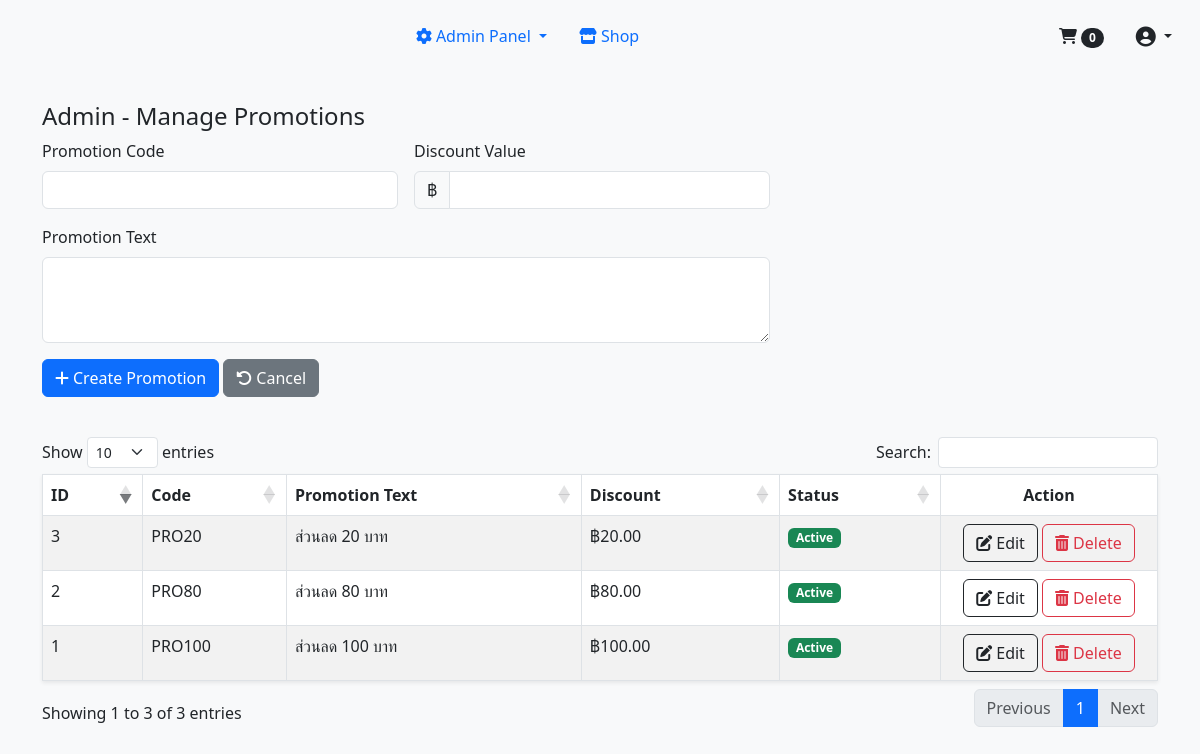
Page /promotion.php (signed in) on the committed database.
### tables this page shows
CREATE TABLE IF NOT EXISTS `promocodes` (
  `id` int NOT NULL AUTO_INCREMENT,
  `code` varchar(50) NOT NULL,
  `promotion_text` varchar(100) DEFAULT NULL,
  `discount_value` decimal(10,2) NOT NULL,
  `status` enum('active','inactive','expired') DEFAULT 'active',
  `created_at` timestamp NULL DEFAULT CURRENT_TIMESTAMP,
  PRIMARY KEY (`id`),
  UNIQUE KEY `code` (`code`)
);

### include/config.php (called while the page is built, shortened)
<?php
$base_url = 'http://localhost/shoppingcart';

### promotion.php (the view, shortened to what this page needs)
<?php
include 'include/config.php';
$query = mysqli_query($conn, "SELECT * FROM promocodes ORDER BY id DESC");
$rows = mysqli_num_rows($query);
?>
<!DOCTYPE html>
<html lang="en">
<head>
    <link href="<?php echo $base_url; ?>/assets/css/bootstrap.min.css" rel="stylesheet">
    <link href="<?php echo $base_url; ?>/assets/fontawesome/css/fontawesome.min.css" rel="stylesheet">
    <link href="<?php echo $base_url; ?>/assets/fontawesome/css/brands.min.css" rel="stylesheet">
    <link href="<?php echo $base_url; ?>/assets/fontawesome/css/solid.min.css" rel="stylesheet">
    <link rel="stylesheet" type="text/css" href="https://cdn.datatables.net/1.11.5/css/dataTables.bootstrap5.min.css">
    <link rel="stylesheet" type="text/css" href="https://cdn.datatables.net/responsive/2.2.9/css/responsive.bootstrap5.min.css">
</head>
<body class="bg-body-tertiary">
    <?php include 'include/menu.php'; ?>
    <div class="container" style="margin-top: 30px;">
        <h4>Admin - Manage Promotions</h4>
        <div class="row g-5">
            <div class="col-md-8 col-sm-12">
                <form action="<?php echo $base_url; ?>/promotion-form.php" method="post">
                    <div class="row g-3 mb-3">
                        <div class="col-sm-6">
                            <label class="form-label">Promotion Code</label>
                            <input type="text"
                                   name="code"
                                   class="form-control"
                                   value="<?php echo isset($result['code']) ? htmlspecialchars($result['code']) : ''; ?>"
                                   pattern="[A-Za-z0-9]{4,16}"
                                   title="Code must be 4-16 characters long and contain only letters and numbers"
                                   required>
                        </div>
                        <div class="col-sm-6">
                            <label class="form-label">Discount Value</label>
                            <div class="input-group">
                                <span class="input-group-text">฿</span>
                                <input type="number"
                                       name="discount_value"
                                       class="form-control"
                                       value="<?php echo isset($result['discount_value']) ? htmlspecialchars($result['discount_value']) : ''; ?>"
                                       min="0"
                                       max="5000"
                                       step="1"
                                       required>
                            </div>
                        </div>
                        <div class="col-sm-12">
                            <label class="form-label">Promotion Text</label>
                            <textarea name="promotion_text"
                                      class="form-control"
                                      rows="3"
                                      required><?php echo isset($result['promotion_text']) ? htmlspecialchars($result['promotion_text']) : ''; ?></textarea>
                        </div>
                    </div>
                    <div class="mb-3">
                        <?php if(empty($result['id'])): ?>
                            <button class="btn btn-primary" type="submit">
                                <i class="fa-regular fa-plus me-1"></i>Create Promotion
                            </button>
                        <?php else: ?>
                            <button class="btn btn-primary" type="submit">
                                <i class="fa-regular fa-floppy-disk me-1"></i>Update Promotion
                            </button>
                        <?php endif; ?>
                        <a role="button" class="btn btn-secondary" href="<?php echo $base_url; ?>/promotion.php">
                            <i class="fa-solid fa-rotate-left me-1"></i>Cancel
                        </a>
                    </div>
                </form>
            </div>
        </div>
        <div class="row mt-4">
            <div class="col-12">
            <div class="card-body">
                        <table id="promotionTable" class="table table-bordered shadow-sm table-striped">
                            <thead>
                                <tr>
                                    <th>ID</th>
                                    <th>Code</th>
                                    <th>Promotion Text</th>
                                    <th>Discount</th>
                                    <th>Status</th>
                                    <th style="width: 200px;" class="text-center">Action</th>
                                </tr>
                            </thead>
                            <tbody>
                                <?php if($rows > 0): ?>
                                    <?php while($data = mysqli_fetch_assoc($query)): ?>
                                    <tr>
                                        <td><?php echo htmlspecialchars($data['id']); ?></td>
                                        <td><?php echo htmlspecialchars($data['code']); ?></td>
                                        <td><?php echo htmlspecialchars($data['promotion_text']); ?></td>
                                        <td>฿<?php echo number_format(htmlspecialchars($data['discount_value']), 2); ?></td>
                                        <td>
                                            <span class="badge bg-<?php echo $data['status'] ? 'success' : 'danger'; ?>">
                                                <?php echo $data['status'] ? 'Active' : 'Inactive'; ?>
                                            </span>
                                        </td>
                                        <td class="text-center">
                                            <a href="<?php echo $base_url; ?>/promotion.php?id=<?php echo $data['id']; ?>"
                                               class="btn btn-outline-dark">
                                                <i class="fa-regular fa-pen-to-square me-1"></i>Edit
                                            </a>
                                            <button type="button"
                                                    class="btn btn-outline-danger delete-promotion"
                                                    data-id="<?php echo $data['id']; ?>"
                                                    data-code="<?php echo htmlspecialchars($data['code']); ?>">
                                                <i class="fa-regular fa-trash-can me-1"></i>Delete
                                            </button>
                                        </td>
                                    </tr>
                                    <?php endwhile; ?>
                                <?php endif; ?>
                            </tbody>
                        </table>
                    </div>
            </div>
        </div>
    </div>
</body>
</html>

### rows in the picture
promocodes: id "3", code "PRO20", promotion_text "ส่วนลด 20 บาท", discount_value "20.00", status "Active"
promocodes: id "2", code "PRO80", promotion_text "ส่วนลด 80 บาท", discount_value "80.00", status "Active"
promocodes: id "1", code "PRO100", promotion_text "ส่วนลด 100 บาท", discount_value "100.00", status "Active"

### other values in the picture
count($_SESSION['cart'] ?? []) "0"
